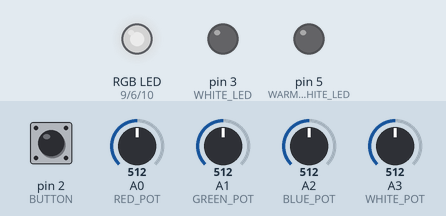
Recording of a sketch running on a simulated Arduino Uno, built with avr-gcc and run on an emulated ATmega328P. Parts: an RGB LED mixed from three pins (HIGH = lit), output pins drawn as LEDs (lit = HIGH). The inputs (shaded band) are chosen by the test bench; at power-on: A0 (RED_POT) = 512, A1 (GREEN_POT) = 512, A2 (BLUE_POT) = 512, pin 2 (BUTTON) LOW, A3 (WHITE_POT) = 512. Dim RGB values are drawn brighter than linear.

Above: at 1.2 s.
1.3 s: A0 (RED_POT) set to 716
At 2.2 s:
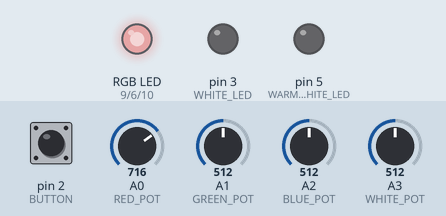
2.8 s: A1 (GREEN_POT) set to 716
At 3.4 s:
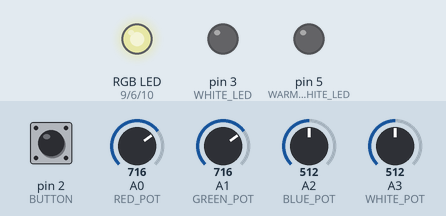
4.3 s: A2 (BLUE_POT) set to 716
At 5.4 s:
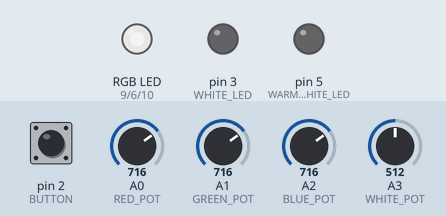
5.8 s: pin 2 (BUTTON) pulled HIGH for 0.15 s
At 6.7 s:
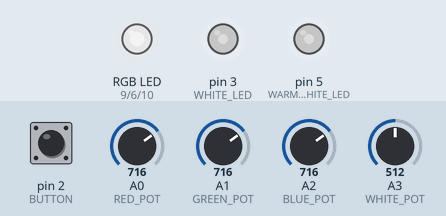
7.4 s: A3 (WHITE_POT) set to 716
At 7.9 s:
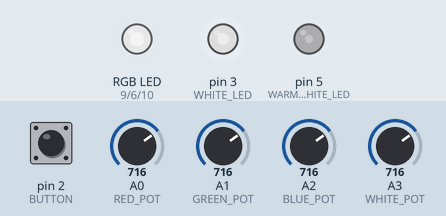
8.9 s: A0 (RED_POT) set to 992
At 10.3 s:
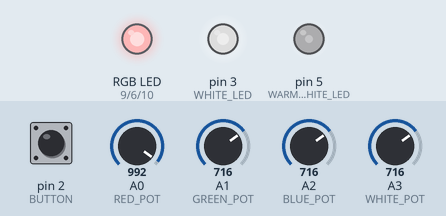
Timing chart, 0 to 11.4 s (numbered marks = the images above; inputs shaded):
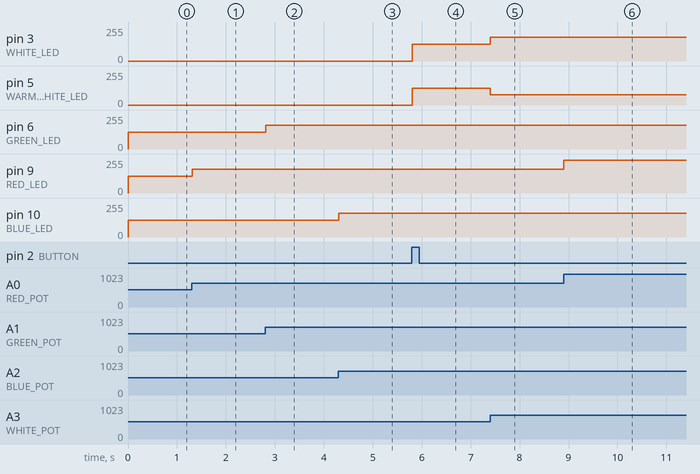

Measured:
- after the input at 1.3 s, pin 9 (RED_LED): 127/255 → 178/255 at once
- after the input at 2.8 s, pin 6 (GREEN_LED): 127/255 → 178/255 at once
- after the input at 4.3 s, pin 10 (BLUE_LED): 127/255 → 178/255 at once
- after the input at 5.8 s, pin 3 (WHITE_LED), pin 5 (WARM_WHITE_LED): 0/255 → 127/255 at once
- after the input at 7.4 s, pin 3 (WHITE_LED): 127/255 → 178/255 at once; pin 5 (WARM_WHITE_LED): 127/255 → 76/255 at once
- after the input at 8.9 s, pin 9 (RED_LED): 178/255 → 247/255 at once

The sketch:

sketch_leds.ino
```cpp
//Code created by Ian Buckley for an article on makeuseof.com


//define pins for the red, green and blue LEDs
#define RED_LED 9
#define BLUE_LED 10
#define GREEN_LED 6
#define WHITE_LED 3
#define WARM_WHITE_LED 5
#define RED_POT 0
#define GREEN_POT 1
#define BLUE_POT 2
#define WHITE_POT 3
#define BUTTON 2

//overall brightness value
int brightness = 255;
//individual brightness values for the red, green and blue LEDs
int gBright = 0;
int rBright = 0;
int bBright = 0;
int wBright = 0;
int wwBright = 0;

int fadeSpeed = 10;
int button = 0;
int oldButton = 0;
int whiteOn = 0;

void setup() {
  //set up pins to output.
  pinMode(GREEN_LED, OUTPUT);
  pinMode(RED_LED, OUTPUT);
  pinMode(BLUE_LED, OUTPUT);
  pinMode(WHITE_LED, OUTPUT);
  pinMode(WARM_WHITE_LED, OUTPUT);
  pinMode(BUTTON, INPUT);

//Call the TurnOn method, wait, then call TurnOff
//TurnOn();
//delay(5000);
//TurnOff();
}

int getButton(){
  if(digitalRead(BUTTON) == HIGH && button == oldButton) { //If Pin 2 is high (At 5 Volts)
    button = 1 - button; //If Button is set as 0 then Button = 1 - 0 (=1) and if Button is 1 then Button=1 - 1 (=0)
  }

  if(digitalRead(BUTTON) == LOW && button != oldButton){
    oldButton = button;
  }
  if(button == 1 && oldButton == 0) { //If Button is 1 and OldButton is 0 (This means basically means "If the button was just pressed"
      //Put what you want to happen when the "Switch" is on here
  }

  if(button == 0 && oldButton == 1) {
    //Put what you want to happen when the "Switch" is off here
  }

  //oldButton = button; //The data is now old
  return button;
}

void setValues(int red, int green, int blue, int white, int warm_white){
  analogWrite(RED_LED, red);
  analogWrite(GREEN_LED, green);
  analogWrite(BLUE_LED, blue);
  analogWrite(WHITE_LED, white);
  analogWrite(WARM_WHITE_LED, warm_white);
}

int readRed(){
  return floor(analogRead(RED_POT)/1023.0*255);
}

int readGreen(){
  return floor(analogRead(GREEN_POT)/1023.0*255);
}

int readBlue(){
  return floor(analogRead(BLUE_POT)/1023.0*255);
}

int readWhite(){
  return floor(analogRead(WHITE_POT)/1023.0*255);
}

// if white potentiometer at max, no warm white and vice versa
int readWarmWhite(){
  return floor((1023-analogRead(WHITE_POT))/1023.0*255);
}

void loop(){
  whiteOn = getButton();
  setValues(readRed(),readGreen(),readBlue(),readWhite()*whiteOn,readWarmWhite()*whiteOn);
  delay(10);
}
```
